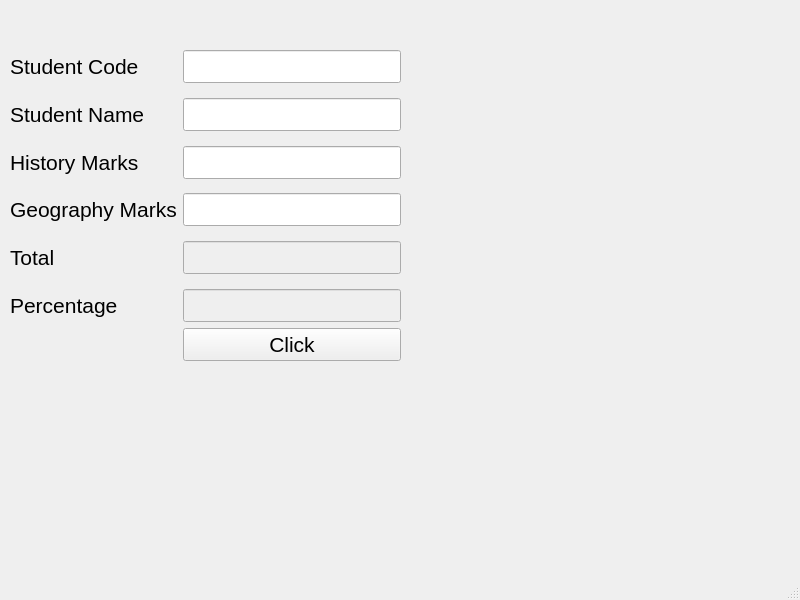
<?xml version="1.0" encoding="UTF-8"?>
<ui version="4.0">
 <class>MainWindow</class>
 <widget class="QMainWindow" name="MainWindow">
  <property name="geometry">
   <rect>
    <x>0</x>
    <y>0</y>
    <width>800</width>
    <height>600</height>
   </rect>
  </property>
  <property name="windowTitle">
   <string>MainWindow</string>
  </property>
  <widget class="QWidget" name="centralwidget">
   <widget class="QWidget" name="">
    <property name="geometry">
     <rect>
      <x>10</x>
      <y>50</y>
      <width>391</width>
      <height>311</height>
     </rect>
    </property>
    <property name="font">
     <font>
      <family>Arial</family>
      <pointsize>16</pointsize>
     </font>
    </property>
    <layout class="QGridLayout" name="gridLayout">
     <item row="10" column="0">
      <widget class="QLabel" name="label_7">
       <property name="font">
        <font>
         <family>Arial</family>
         <pointsize>16</pointsize>
        </font>
       </property>
       <property name="text">
        <string>Percentage</string>
       </property>
      </widget>
     </item>
     <item row="0" column="1">
      <widget class="QLineEdit" name="lineEditCode">
       <property name="font">
        <font>
         <family>Arial</family>
         <pointsize>16</pointsize>
        </font>
       </property>
      </widget>
     </item>
     <item row="0" column="0">
      <widget class="QLabel" name="label">
       <property name="font">
        <font>
         <family>Arial</family>
         <pointsize>16</pointsize>
        </font>
       </property>
       <property name="text">
        <string>Student Code</string>
       </property>
      </widget>
     </item>
     <item row="2" column="1">
      <widget class="QLineEdit" name="lineEditName">
       <property name="font">
        <font>
         <family>Arial</family>
         <pointsize>16</pointsize>
        </font>
       </property>
      </widget>
     </item>
     <item row="8" column="0">
      <widget class="QLabel" name="label_6">
       <property name="font">
        <font>
         <family>Arial</family>
         <pointsize>16</pointsize>
        </font>
       </property>
       <property name="text">
        <string>Total</string>
       </property>
      </widget>
     </item>
     <item row="4" column="1">
      <widget class="QLineEdit" name="lineEditHistoryMarks">
       <property name="font">
        <font>
         <family>Arial</family>
         <pointsize>16</pointsize>
        </font>
       </property>
      </widget>
     </item>
     <item row="2" column="0">
      <widget class="QLabel" name="label_2">
       <property name="font">
        <font>
         <family>Arial</family>
         <pointsize>16</pointsize>
        </font>
       </property>
       <property name="text">
        <string>Student Name</string>
       </property>
      </widget>
     </item>
     <item row="6" column="0">
      <widget class="QLabel" name="label_4">
       <property name="text">
        <string>Geography Marks</string>
       </property>
      </widget>
     </item>
     <item row="6" column="1">
      <widget class="QLineEdit" name="lineEditGeographyMarks">
       <property name="font">
        <font>
         <family>Arial</family>
         <pointsize>16</pointsize>
        </font>
       </property>
      </widget>
     </item>
     <item row="4" column="0">
      <widget class="QLabel" name="label_3">
       <property name="font">
        <font>
         <family>Arial</family>
         <pointsize>16</pointsize>
        </font>
       </property>
       <property name="text">
        <string>History Marks</string>
       </property>
      </widget>
     </item>
     <item row="8" column="1">
      <widget class="QLineEdit" name="lineEditTotal">
       <property name="enabled">
        <bool>false</bool>
       </property>
       <property name="font">
        <font>
         <family>Arial</family>
         <pointsize>16</pointsize>
        </font>
       </property>
      </widget>
     </item>
     <item row="13" column="1">
      <widget class="QPushButton" name="ButtonClickMe">
       <property name="font">
        <font>
         <family>Arial</family>
         <pointsize>16</pointsize>
        </font>
       </property>
       <property name="text">
        <string>Click</string>
       </property>
      </widget>
     </item>
     <item row="5" column="1">
      <spacer name="verticalSpacer_3">
       <property name="orientation">
        <enum>Qt::Vertical</enum>
       </property>
       <property name="sizeHint" stdset="0">
        <size>
         <width>20</width>
         <height>40</height>
        </size>
       </property>
      </spacer>
     </item>
     <item row="1" column="1">
      <spacer name="verticalSpacer">
       <property name="orientation">
        <enum>Qt::Vertical</enum>
       </property>
       <property name="sizeHint" stdset="0">
        <size>
         <width>20</width>
         <height>40</height>
        </size>
       </property>
      </spacer>
     </item>
     <item row="3" column="1">
      <spacer name="verticalSpacer_2">
       <property name="orientation">
        <enum>Qt::Vertical</enum>
       </property>
       <property name="sizeHint" stdset="0">
        <size>
         <width>20</width>
         <height>40</height>
        </size>
       </property>
      </spacer>
     </item>
     <item row="7" column="1">
      <spacer name="verticalSpacer_5">
       <property name="orientation">
        <enum>Qt::Vertical</enum>
       </property>
       <property name="sizeHint" stdset="0">
        <size>
         <width>20</width>
         <height>40</height>
        </size>
       </property>
      </spacer>
     </item>
     <item row="10" column="1">
      <widget class="QLineEdit" name="lineEditPercentage">
       <property name="enabled">
        <bool>false</bool>
       </property>
       <property name="font">
        <font>
         <family>Arial</family>
         <pointsize>16</pointsize>
        </font>
       </property>
      </widget>
     </item>
     <item row="9" column="1">
      <spacer name="verticalSpacer_4">
       <property name="orientation">
        <enum>Qt::Vertical</enum>
       </property>
       <property name="sizeHint" stdset="0">
        <size>
         <width>20</width>
         <height>40</height>
        </size>
       </property>
      </spacer>
     </item>
    </layout>
   </widget>
  </widget>
  <widget class="QMenuBar" name="menubar">
   <property name="geometry">
    <rect>
     <x>0</x>
     <y>0</y>
     <width>800</width>
     <height>23</height>
    </rect>
   </property>
  </widget>
  <widget class="QStatusBar" name="statusbar"/>
 </widget>
 <resources/>
 <connections/>
</ui>
